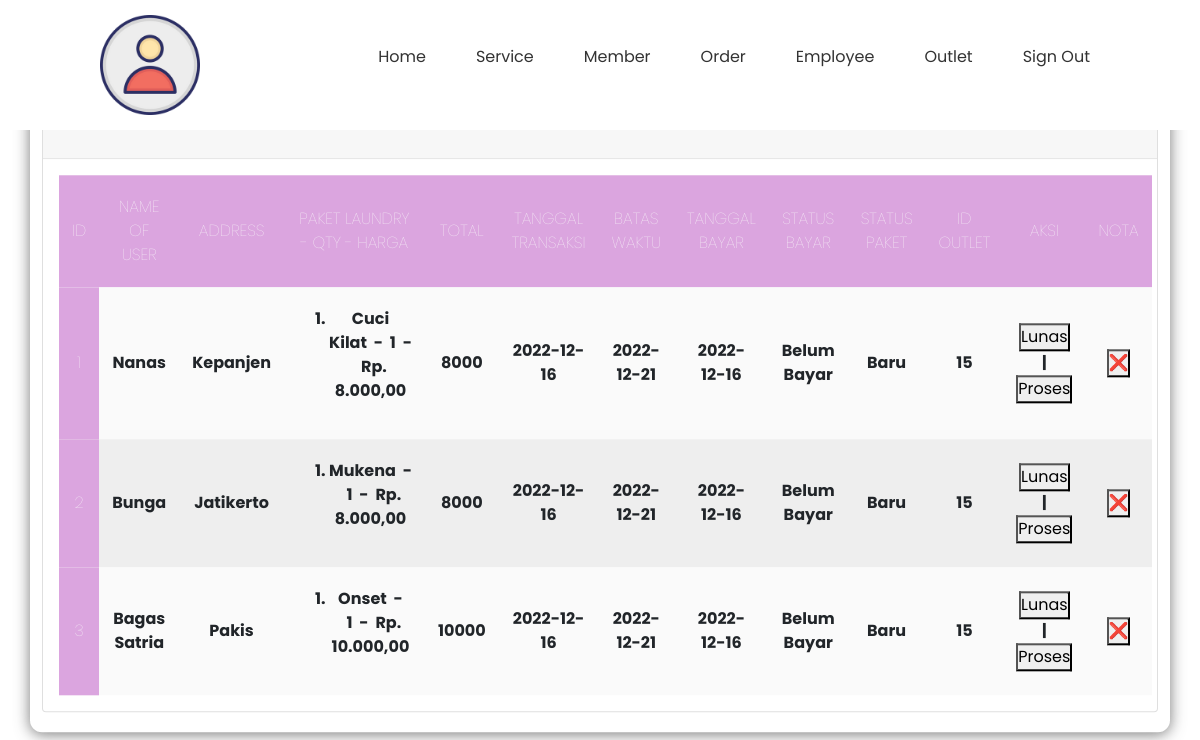
Page /view_order.php (signed in) on the committed database.
### tables this page shows
CREATE TABLE `transaksi` (
  `id_transaksi` int(11) NOT NULL,
  `id_outlet` int(11) NOT NULL,
  `id_member` int(11) NOT NULL,
  `tgl_transaksi` date NOT NULL,
  `batas_waktu` date NOT NULL,
  `tgl_bayar` date NOT NULL,
  `status` enum('Baru','Proses','Selesai','Diambil') NOT NULL,
  `dibayar` enum('Lunas','Belum Bayar') NOT NULL,
  `id_user` int(11) NOT NULL
);

CREATE TABLE `member` (
  `id_member` int(11) NOT NULL,
  `nama_member` varchar(100) NOT NULL,
  `alamat` text NOT NULL,
  `jenis_kelamin` enum('M','F') NOT NULL,
  `telp` varchar(15) NOT NULL
);

CREATE TABLE `detail_transaksi` (
  `id_detail_transaksi` int(11) NOT NULL,
  `id_transaksi` int(11) NOT NULL,
  `id_paket` int(11) NOT NULL,
  `qty` int(11) NOT NULL
);

CREATE TABLE `paket` (
  `id_paket` int(11) NOT NULL,
  `nama_paket` varchar(100) NOT NULL,
  `jenis` enum('Kg','Pcs') NOT NULL,
  `harga` int(11) NOT NULL,
  `img` varchar(100) NOT NULL
);

CREATE TABLE `user` (
  `id_user` int(11) NOT NULL,
  `nama_user` varchar(100) NOT NULL,
  `jenis_kelamin` enum('M','F') NOT NULL,
  `username` varchar(30) NOT NULL,
  `password` text NOT NULL,
  `role` enum('Admin','Kasir','Owner') NOT NULL,
  `id_outlet` int(11) NOT NULL
);

### view_order.php (the view, shortened to what this page needs)
<!DOCTYPE html>
<html lang="en">
<head>
    <link rel="stylesheet" href="css/view_order.css">
    <link rel="stylesheet" href="css/view_order.php">
</head>
<body>
    <?php
    include "navbar.php";
    ?>
    <div class="container">
        <div class="card">
            <div class="card-header">
            <h2 data-aos="fade-up"><b>
        <ul>
            <ul>
            <?php
                if($_SESSION['role']=='Admin' or $_SESSION['role']=='Kasir'){  ?>
                <li>Welcome <?=$_SESSION['role']?> <?=$_SESSION['nama_user']?></li>
            <?php
            }else{
            }
            ?>
            </ul>
        </ul>
        </div>
            <div class="card-body">
                <table>
                    <thead>
                        <tr>
                            <th>ID</th>
                            <th>NAME OF USER</th>
                            <th>ADDRESS</th>
                            <th>PAKET LAUNDRY - QTY - HARGA</th>
                            <th>TOTAL</th>
                            <th>TANGGAL TRANSAKSI</th>
                            <th>BATAS WAKTU</th>
                            <th>TANGGAL BAYAR</th>
                            <th>STATUS BAYAR </th>
                            <th>STATUS PAKET</th>
                            <th>ID Outlet</th>
                            <th>AKSI</th>
                            <th>NOTA</th>
                        </tr>
                    </thead>
                    <tbody>
                    <?php
                        include "koneksi.php";
                        $cmd="SELECT transaksi.*, member.*, user.* from transaksi
                        join user ON user.id_user = transaksi.id_user
                        join member ON member.id_member = transaksi.id_member
                        order by id_transaksi desc";
                        $qry_histori = mysqli_query($conn, $cmd);
                        $no = 0;
                        while ($dt_histori = mysqli_fetch_array($qry_histori)) {
                            $total = 0;
                            $kondisi_search='id_outlet='.$_SESSION['id_outlet'];
                            if (in_array($_SESSION["role"], array("Admin", "Kasir"))){
                                $kondisi_search="1=1";
                            }
                            $cmd="SELECT * from detail_transaksi
                            join paket on paket.id_paket=detail_transaksi.id_paket
                            join transaksi on transaksi.id_transaksi=detail_transaksi.id_transaksi
                            where detail_transaksi.id_transaksi = " . $dt_histori['id_transaksi']."
                            AND $kondisi_search";
                            $qry_paket = mysqli_query($conn, $cmd);
                            $no++;
                            $paket_dibeli = "<ol>";
                            while ($dt_paket = mysqli_fetch_array($qry_paket)) {
                                $subtotal = 0;
                                $subtotal += $dt_paket['harga'] * $dt_paket['qty'];
                                $paket_dibeli .= "<li>" . $dt_paket['nama_paket'] . "&nbsp;&nbsp;-&nbsp;&nbsp;" . $dt_paket['qty'] . "&nbsp;&nbsp;-&nbsp;&nbsp;" . "Rp. " . number_format($subtotal, 2, ',', '.') . "" . "</li>";
                                $total += $dt_paket['harga'] * $dt_paket['qty'];
                            }
                            $paket_dibeli .= "</ol>";
                        ?>
                            <tr>
                                <th><?= $no ?></th>
                                <td><?= $dt_histori["nama_member"] ?></td>
                                <td><?= $dt_histori["alamat"] ?></td>
                                <td><?= $paket_dibeli ?></td>
                                <td><?= $total ?></td>
                                <td><?= $dt_histori["tgl_transaksi"] ?></td>
                                <td><?= $dt_histori["batas_waktu"] ?></td>
                                <td><?= $dt_histori["tgl_bayar"] ?></td>
                                <td><?= $dt_histori['dibayar'] ?></td>
                                <td><?= $dt_histori['status'] ?></td>
                                <td><?= $dt_histori['id_outlet'] ?></td>
                                <td>
                                    <?php
                                    if ($dt_histori['dibayar'] == "Belum Bayar") {
                                    ?>
                                        <a href="ubah_status.php?id_transaksi=<?= $dt_histori['id_transaksi'] ?>"><button>Lunas</button></a> |
                                    <?php
                                    } else {
                                    ?>
                                        <a href="#"><button>✔</button></a> |
                                    <?php
                                    }
                                    ?>
                                     <?php
                                    if ($dt_histori['status'] == "Baru") {
                                    ?>
                                        <a href="ubah_status_paket.php?id_transaksi=<?= $dt_histori['id_transaksi'] ?>&status=Proses" class="proses"><button>Proses</button></a>
                                    <?php
                                    } elseif ($dt_histori['status'] == "Proses") {
                                    ?>
                                        <a href="ubah_status_paket.php?id_transaksi=<?= $dt_histori['id_transaksi'] ?>&status=Selesai" class="selesai"><button>Selesai</button></a>
                                    <?php
                                    } elseif ($dt_histori['status'] == "Selesai") {
                                    ?>
                                        <a href="ubah_status_paket.php?id_transaksi=<?= $dt_histori['id_transaksi'] ?>&status=Diambil" class="ambil"><button>Diambil</button></a>
                                    <?php
                                    } elseif ($dt_histori['status'] == "Diambil") {
                                    ?>
                                        <a href="#"><button>✔</button></a>
                                    <?php
                                    }
                                    ?>
                                </td>
                                <?php
                                if ($dt_histori['dibayar'] == "Lunas" and $dt_histori['status'] == "Diambil") {
                                ?>
                                    <td><a href="nota.php?id_transaksi=<?= $dt_histori['id_transaksi'] ?>"><button>✔</button></a></td>
                                <?php
                                } else {
                                ?>
                                    <td><button>❌</button></td>
                                <?php
                                }
                                ?>
                            </tr>
                        <?php
                        }
                        ?>
                    </tbody>
                </table>
            </div>
        </div>
    </div><br>
</body>
</html>

### css/view_order.css (style rules this page uses)
* { margin:0; padding: 0; outline: 0; }
.container { padding-top: 20px; padding-bottom: 20px; position: absolute; left: 50%; top: 50%; transform: translate(-50%,-50%); width: 100%; border-collapse: collapse; border-spacing: 0; box-shadow: 0 2px 15px rgba(64,64,64,.7); border-radius: 12px 12px 12px 12px; overflow: hidden; }
.card-body { text-align: center; }
td , th { padding: 20px 13px; text-align: center; }
th { background-color: #dba5df; color: #fafafa; font-family: 'Poppins',Sans-serif; font-weight: 8; text-transform: uppercase; }
tr { width: 100%; background-color: #fafafa; font-family: 'Poppins', sans-serif; }
tr:nth-child(even) { background-color: #eeeeee; }

### css/navbar.css (style rules this page uses)
* { margin: 0; padding: 0; box-sizing: border-box; font-family: 'Poppins', sans serif; }

### rows in the picture
transaksi: id_member.nama_member "Nanas", id_member.alamat "Kepanjen", total "8000", tgl_transaksi "2022-12-16", batas_waktu "2022-12-21", tgl_bayar "2022-12-16", dibayar "Belum Bayar", status "Baru", id_user.id_outlet "15"
detail_transaksi: id_paket.nama_paket "Cuci Kilat", qty "1", subtotal "8.000,00"
transaksi: id_member.nama_member "Bunga", id_member.alamat "Jatikerto", total "8000", tgl_transaksi "2022-12-16", batas_waktu "2022-12-21", tgl_bayar "2022-12-16", dibayar "Belum Bayar", status "Baru", id_user.id_outlet "15"
detail_transaksi: id_paket.nama_paket "Mukena", qty "1", subtotal "8.000,00"
transaksi: id_member.nama_member "Bagas Satria", id_member.alamat "Pakis", total "10000", tgl_transaksi "2022-12-16", batas_waktu "2022-12-21", tgl_bayar "2022-12-16", dibayar "Belum Bayar", status "Baru", id_user.id_outlet "15"
detail_transaksi: id_paket.nama_paket "Onset", qty "1", subtotal "10.000,00"
